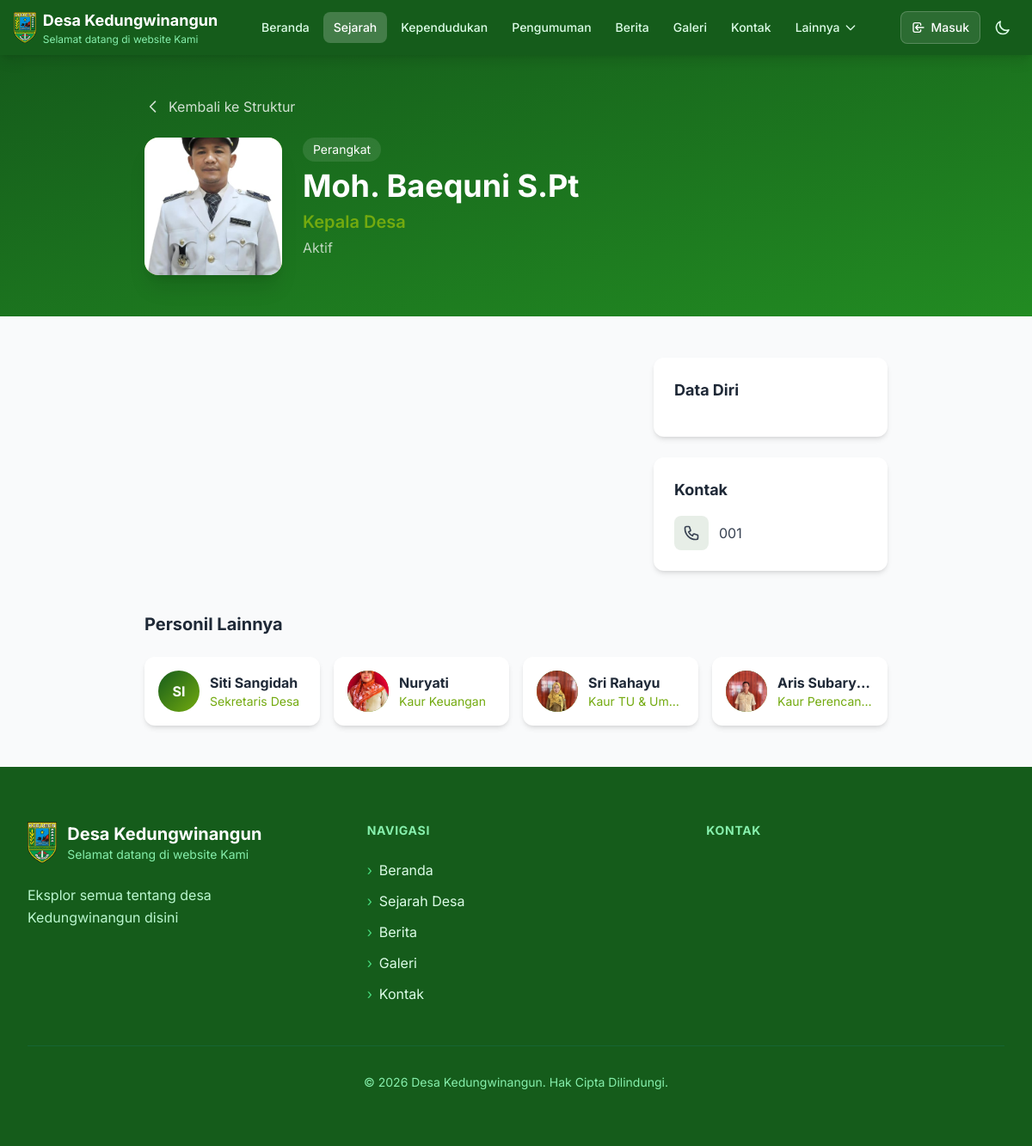
The app's page /struktur/110 with its own data.
### tables this page shows
CREATE TABLE config (
                key TEXT PRIMARY KEY,
                value TEXT
            );

CREATE TABLE struktur_organisasi (
                id INTEGER PRIMARY KEY AUTOINCREMENT,
                kategori TEXT NOT NULL,
                nama TEXT NOT NULL,
                jabatan TEXT,
                deskripsi TEXT,
                nik TEXT,
                alamat TEXT,
                dusun TEXT,
                rt TEXT,
                rw TEXT,
                telepon TEXT,
                email TEXT,
                foto_url TEXT,
                sk_url TEXT,
                no_sk TEXT,
                tanggal_sk TEXT,
                masa_jabatan TEXT,
                status TEXT DEFAULT 'Aktif',
                icon TEXT,
                no_urut INTEGER DEFAULT 0,
                aktif INTEGER DEFAULT 1,
                created_at TIMESTAMP DEFAULT CURRENT_TIMESTAMP,
                updated_at TIMESTAMP DEFAULT CURRENT_TIMESTAMP
            );

### routes/public.py (the view)
@public_bp.route("/struktur/<int:struktur_id>")
def struktur_detail(struktur_id):
    from datetime import datetime
    from models import get_struktur_by_id, get_all_struktur
    try:
        item = get_struktur_by_id(struktur_id)
        if not item:
            flash('Data tidak ditemukan', 'error')
            return redirect(url_for('public.struktur'))
        related = get_all_struktur(aktif=1)
        related = [r for r in related if r['kategori'] == item['kategori'] and r['id'] != struktur_id][:4]
        desa_info = get_desa_info_with_maps()
        custom_pages = get_all_pages()
        return render_template(
            "struktur_detail.html",
            page={"title": item['nama']},
            item=item,
            related=related,
            desa=desa_info,
            nav_links=set_nav_active("Sejarah"),
            tahun=datetime.now().year,
            site_name=desa_info['nama'],
            site_tagline=desa_info['tagline'],
            site_description=desa_info['deskripsi'],
            custom_pages=custom_pages,
        )
    except Exception as e:
        logger.error(f"Error loading struktur detail {struktur_id}: {str(e)}")
        flash('Terjadi kesalahan saat memuat halaman', 'error')
        return redirect(url_for('public.struktur'))

### templates/struktur_detail.html (shortened to what this page needs)
<!DOCTYPE html>
<html lang="id">
<head>
    <script src="https://cdn.tailwindcss.com"></script>
    <link rel="stylesheet" href="{{ url_for('static', filename='styles.css') }}">
</head>
<body>
    {% include 'partials/navbar.html' %}
    <section class="bg-gradient-to-br from-[#155C1B] to-[#228B22] text-white py-8 md:py-12">
        <div class="max-w-4xl mx-auto px-4">
            <a href="{{ url_for('public.struktur') }}" class="inline-flex items-center gap-2 text-white/80 hover:text-white mb-6 transition-colors">
                <svg class="w-5 h-5" fill="none" stroke="currentColor" viewBox="0 0 24 24">
                    <path stroke-linecap="round" stroke-linejoin="round" stroke-width="2" d="M15 19l-7-7 7-7"/>
                </svg>
                Kembali ke Struktur
            </a>
            <div class="flex flex-col md:flex-row items-center md:items-start gap-6 text-center md:text-left">
                <div class="w-32 h-32 md:w-40 md:h-40 rounded-2xl bg-gradient-to-br from-[#73AA0F] to-[#9ACD32] flex items-center justify-center text-white font-bold text-4xl md:text-5xl shadow-xl overflow-hidden flex-shrink-0">
                    {% if item.foto_url %}
                    <img src="{{ item.foto_url }}" alt="{{ item.nama }}" class="w-full h-full object-cover">
                    {% else %}
                    {{ item.nama[:2]|upper }}
                    {% endif %}
                </div>
                <div>
                    <span class="inline-block px-3 py-1 bg-white/10 rounded-full text-sm mb-2">{{ item.kategori|title|replace('_', ' ') }}</span>
                    <h1 class="text-3xl md:text-4xl font-bold mb-2">{{ item.nama }}</h1>
                    <p class="text-[#73AA0F] text-xl font-semibold">{{ item.jabatan or '-' }}</p>
                    <p class="text-white/70 mt-1">{{ item.status or 'Aktif' }}</p>
                </div>
            </div>
        </div>
    </section>
    <section class="py-12 bg-gray-50">
        <div class="max-w-4xl mx-auto px-4">
            <div class="grid md:grid-cols-3 gap-6">
                <div class="md:col-span-2 space-y-6">
                </div>
                <div class="space-y-6">
                    <div class="bg-white rounded-xl p-6 shadow-md">
                        <h2 class="text-lg font-bold text-gray-800 mb-4">Data Diri</h2>
                    </div>
                    {% if item.telepon or item.email %}
                    <div class="bg-white rounded-xl p-6 shadow-md">
                        <h2 class="text-lg font-bold text-gray-800 mb-4">Kontak</h2>
                        <div class="space-y-3">
                            {% if item.telepon %}
                            <a href="tel:{{ item.telepon }}" class="flex items-center gap-3 text-gray-700 hover:text-[#155C1B]">
                                <span class="w-10 h-10 rounded-lg bg-[#155C1B]/10 flex items-center justify-center">
                                </span>
                                {{ item.telepon }}
                            </a>
                            {% endif %}
                        </div>
                    </div>
                    {% endif %}
                </div>
            </div>
            {% if related %}
            <div class="mt-12">
                <h2 class="text-xl font-bold text-gray-800 mb-6">Personil Lainnya</h2>
                <div class="grid grid-cols-1 sm:grid-cols-2 lg:grid-cols-4 gap-4">
                    {% for r in related %}
                    <a href="{{ url_for('public.struktur_detail', struktur_id=r.id) }}" class="bg-white rounded-xl p-4 shadow-md hover:shadow-lg transition-all group">
                        <div class="flex items-center gap-3">
                            <div class="w-12 h-12 rounded-full bg-gradient-to-br from-[#155C1B] to-[#73AA0F] flex items-center justify-center text-white font-bold flex-shrink-0 overflow-hidden">
                                {% if r.foto_url %}
                                <img src="{{ r.foto_url }}" alt="{{ r.nama }}" class="w-full h-full object-cover">
                                {% else %}
                                {{ r.nama[:2]|upper }}
                                {% endif %}
                            </div>
                            <div class="min-w-0">
                                <h3 class="font-bold text-gray-800 truncate group-hover:text-[#155C1B]">{{ r.nama }}</h3>
                                <p class="text-[#73AA0F] text-sm truncate">{{ r.jabatan or '-' }}</p>
                            </div>
                        </div>
                    </a>
                    {% endfor %}
                </div>
            </div>
            {% endif %}
        </div>
    </section>
    {% include 'partials/footer.html' %}
</body>
</html>

### templates/partials/navbar.html (shortened to what this page needs)
<nav class="bg-[#155C1B] sticky top-0 z-50 shadow-lg" x-data="{ mobileOpen: false, dropdownOpen: false }">
    <div class="max-w-7xl mx-auto px-4">
        <div class="flex items-center justify-between h-14 md:h-16">
            <a href="{{ url_for('public.index') }}" class="flex items-center gap-2">
                <img src="{{ url_for('static', filename='images/kebumen.png') }}" alt="Logo" class="h-9 w-auto">
                <div class="hidden sm:block">
                    <div class="text-white font-bold text-sm md:text-lg">{{ site_name or 'Desa' }}</div>
                    <div class="text-green-300 text-[10px] md:text-xs">{{ site_tagline or '' }}</div>
                </div>
            </a>
            <div class="hidden lg:flex items-center gap-1">
                {% for link in nav_links %}
                {% if link.label == 'Lainnya' %}
                <div class="relative">
                    <button @click="dropdownOpen = !dropdownOpen"
                            class="px-3 py-2 rounded-lg text-sm font-medium transition-colors flex items-center gap-1
                                   {% if link.active %}bg-white/20 text-white{% else %}text-green-100 hover:bg-white/10 hover:text-white{% endif %}">
                        Lainnya
                        <svg class="w-4 h-4 transition-transform" :class="{'rotate-180': dropdownOpen}" fill="none" stroke="currentColor" viewBox="0 0 24 24">
                            <path stroke-linecap="round" stroke-linejoin="round" stroke-width="2" d="M19 9l-7 7-7-7"/>
                        </svg>
                    </button>
                </div>
                {% else %}
                <a href="{{ link.href }}" class="px-3 py-2 rounded-lg text-sm font-medium transition-colors
                       {% if link.active %}bg-white/20 text-white{% else %}text-green-100 hover:bg-white/10 hover:text-white{% endif %}">
                    {{ link.label }}
                </a>
                {% endif %}
                {% endfor %}
            </div>
            <div class="flex items-center gap-1 md:gap-2">
                {% if not session.user_logged_in %}
                <div class="hidden md:flex items-center gap-2">
                    <a href="{{ url_for('public.login') }}" class="flex items-center gap-1.5 px-3 py-2 rounded-lg text-white text-sm font-medium bg-white/10 hover:bg-white/20 border border-white/20 transition-all">
                        <svg class="w-4 h-4" fill="none" stroke="currentColor" viewBox="0 0 24 24">
                            <path stroke-linecap="round" stroke-linejoin="round" stroke-width="2" d="M11 16l-4-4m0 0l4-4m-4 4h14m-5 4v1a3 3 0 01-3 3H6a3 3 0 01-3-3V7a3 3 0 013-3h7a3 3 0 013 3v1"/>
                        </svg>
                        Masuk
                    </a>
                </div>
                {% endif %}
                <button id="btn-dark" class="p-2 rounded-lg text-green-100 hover:bg-white/10 transition-colors" aria-label="Dark mode">
                    <svg id="icon-moon" class="w-5 h-5" fill="none" stroke="currentColor" viewBox="0 0 24 24">
                        <path stroke-linecap="round" stroke-linejoin="round" stroke-width="2" d="M20.354 15.354A9 9 0 018.646 3.646 9.003 9.003 0 0012 21a9.003 9.003 0 008.354-5.646z"/>
                    </svg>
                </button>
            </div>
        </div>
    </div>
</nav>

### templates/partials/footer.html (shortened to what this page needs)
<footer class="bg-[#155C1B] text-white">
    <div class="max-w-7xl mx-auto px-4 sm:px-6 lg:px-8 py-16">
        <div class="grid grid-cols-1 md:grid-cols-3 gap-12">
            <div class="reveal-footer">
                <a href="{{ url_for('public.index') }}" class="flex items-center gap-3 mb-6 group">
                    <img src="{{ url_for('static', filename='images/kebumen.png') }}" alt="Logo" class="h-12 w-auto transition-transform duration-300 group-hover:scale-105">
                    <div>
                        <h3 class="font-bold text-xl">{{ site_name or 'Desa' }}</h3>
                        <p class="text-green-300 text-sm">{{ site_tagline or '' }}</p>
                    </div>
                </a>
                <p class="text-green-200 leading-relaxed mb-6">{{ site_description or '' }}</p>
            </div>
            <div class="reveal-footer" style="transition-delay: 0.1s;">
                <h4 class="font-bold text-lg mb-6 text-green-300 uppercase tracking-wider text-sm">Navigasi</h4>
                <ul class="space-y-3">
                    <li>
                        <a href="{{ url_for('public.index') }}" class="text-green-100 hover:text-white transition-colors duration-200 flex items-center gap-2 group">
                            <span class="text-green-400 group-hover:translate-x-1 transition-transform duration-200">›</span>
                            Beranda
                        </a>
                    </li>
                    <li>
                        <a href="{{ url_for('public.sejarah') }}" class="text-green-100 hover:text-white transition-colors duration-200 flex items-center gap-2 group">
                            <span class="text-green-400 group-hover:translate-x-1 transition-transform duration-200">›</span>
                            Sejarah Desa
                        </a>
                    </li>
                    <li>
                        <a href="{{ url_for('public.berita') }}" class="text-green-100 hover:text-white transition-colors duration-200 flex items-center gap-2 group">
                            <span class="text-green-400 group-hover:translate-x-1 transition-transform duration-200">›</span>
                            Berita
                        </a>
                    </li>
                    <li>
                        <a href="{{ url_for('public.galeri') }}" class="text-green-100 hover:text-white transition-colors duration-200 flex items-center gap-2 group">
                            <span class="text-green-400 group-hover:translate-x-1 transition-transform duration-200">›</span>
                            Galeri
                        </a>
                    </li>
                    <li>
                        <a href="{{ url_for('public.kontak') }}" class="text-green-100 hover:text-white transition-colors duration-200 flex items-center gap-2 group">
                            <span class="text-green-400 group-hover:translate-x-1 transition-transform duration-200">›</span>
                            Kontak
                        </a>
                    </li>
                </ul>
            </div>
            <div class="reveal-footer" style="transition-delay: 0.2s;">
                <h4 class="font-bold text-lg mb-6 text-green-300 uppercase tracking-wider text-sm">Kontak</h4>
            </div>
        </div>
        <div class="mt-12 pt-8 border-t border-green-800 text-center">
            <p class="text-green-300 text-sm">© {{ tahun }} {{ site_name or 'Desa' }}. Hak Cipta Dilindungi.</p>
        </div>
    </div>
</footer>

### records on screen
config: value "Desa Kedungwinangun"
config: value "Selamat datang di website Kami"
struktur_organisasi: foto_url (picture), kategori "Perangkat", nama "Moh. Baequni S.Pt", jabatan "Kepala Desa", status "Aktif", telepon "001"
struktur_organisasi: nama "SI", nama "Siti Sangidah", jabatan "Sekretaris Desa"
struktur_organisasi: foto_url (picture), nama "Nuryati", jabatan "Kaur Keuangan"
struktur_organisasi: foto_url (picture), nama "Sri Rahayu", jabatan "Kaur TU & Um…"
struktur_organisasi: foto_url (picture), nama "Aris Subary…", jabatan "Kaur Perencan…"
config: value "Eksplor semua tentang desa Kedungwinangun disini"

### other values on screen
{{ link.label }} "Beranda" "Sejarah" "Kependudukan" "Pengumuman" "Berita" "Galeri" "Kontak"
